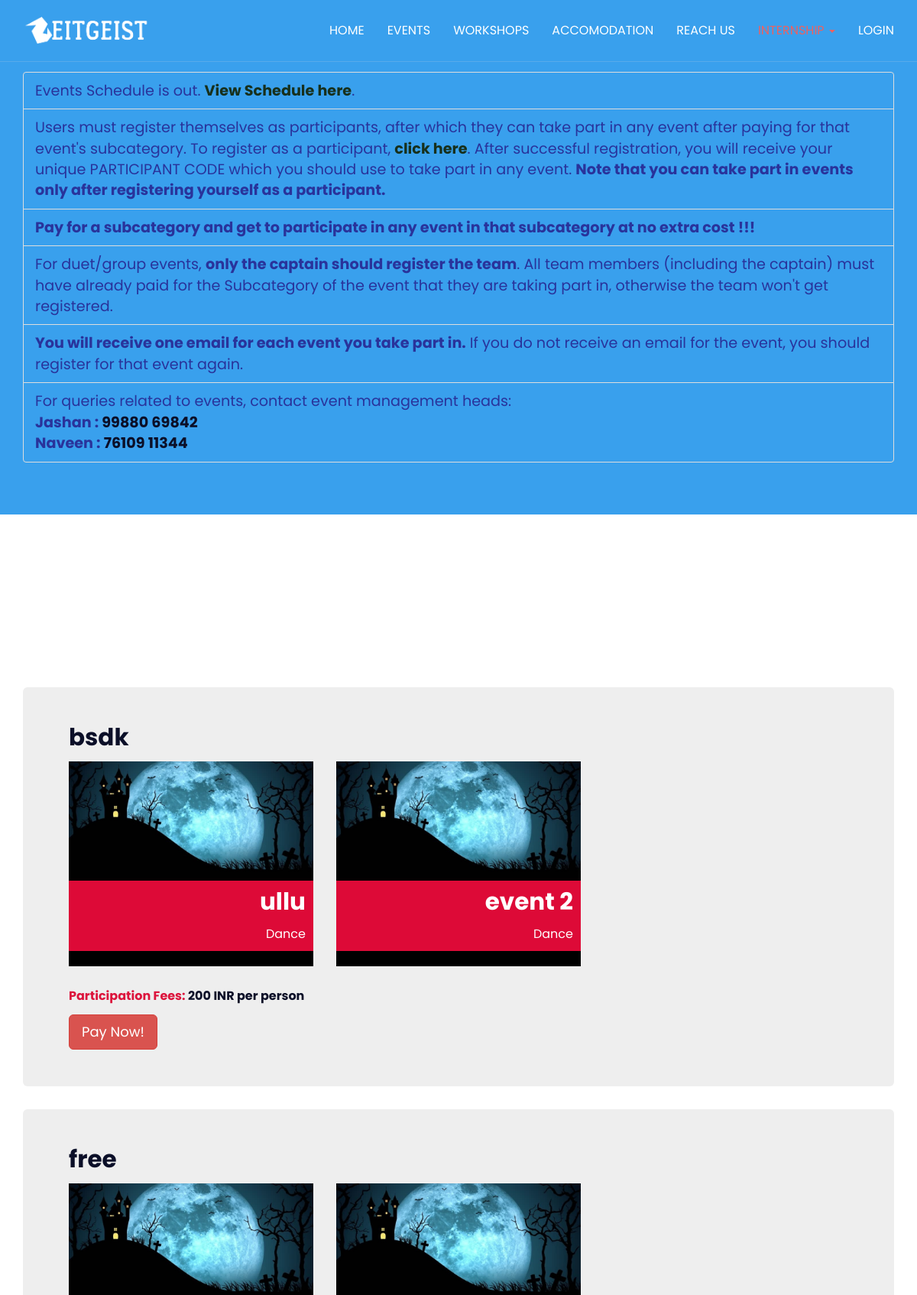
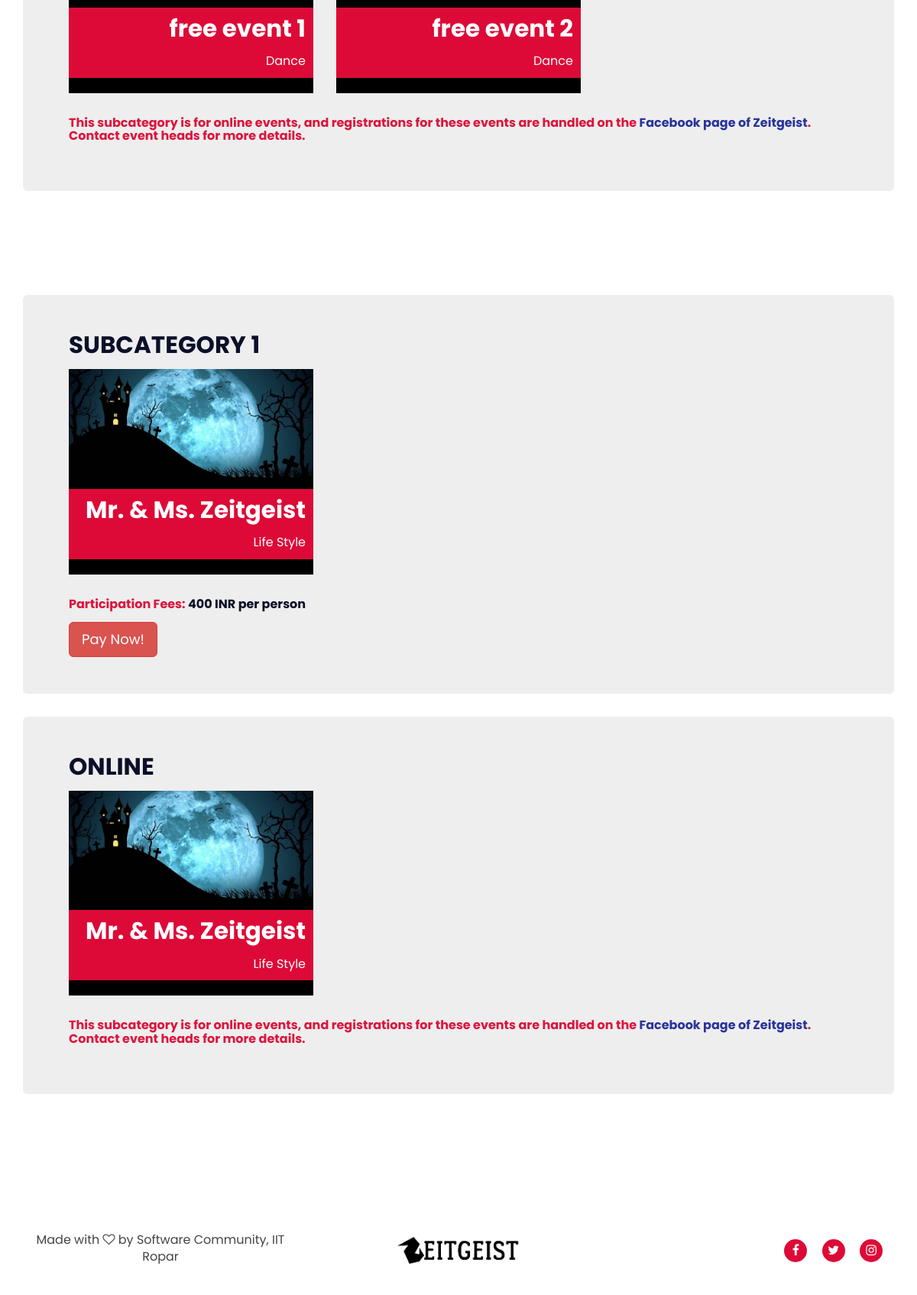
Screenshot of /events/ with the database file from the repository (2 pictures, top to bottom).
### main_page/models.py (models this page shows, shortened)
class Subcategory(models.Model):
    name = models.CharField(max_length=40, null=False, blank=False)
    category = models.ForeignKey(Category, on_delete=models.CASCADE, blank=False, null=False)
    participation_fees_per_person = models.IntegerField(blank=False)
    class Meta:
        verbose_name_plural = 'Subcategories'

class Event(models.Model):
    name = models.CharField(max_length=40, null=False, blank=False)
    subcategory = models.ForeignKey(Subcategory, on_delete=models.CASCADE)
    link_to_rulebook = models.URLField(max_length=300)
    EVENT_TYPE_CHOICES = [
        ('Solo', 'Solo'),
        ('Duet', 'Duet'),
        ('Group', 'Group'),
    ]
    event_type = models.CharField(
        max_length=5,
        choices=EVENT_TYPE_CHOICES,
        null=False,
        blank=False,
    )
    first_cash_prize = models.IntegerField(blank=False)
    second_cash_prize = models.IntegerField(blank=False)
    third_cash_prize = models.IntegerField(blank=False)
    first_goodies = models.IntegerField(blank=False)
    second_goodies = models.IntegerField(blank=False)
    third_goodies = models.IntegerField(blank=False)
    minimum_team_size = models.IntegerField(blank=False)
    maximum_team_size = models.IntegerField(blank=False)
    start_date_time = models.DateTimeField(blank=False)
    end_date_time = models.DateTimeField(blank=False)
    description = models.TextField(blank=False)

class Category(models.Model):
    CATEGORY_CHOICES = [
        ('Dance', 'Dance'),
        ('Dramatics', 'Dramatics'),
        ('Fine Arts', 'Fine Arts'),
        ('Gaming', 'Gaming'),
        ('Life Style', 'Life Style'),
        ('Literary', 'Literary'),
        ('Music', 'Music'),
        ('Photography', 'Photography'),
        ('Quizzing', 'Quizzing'),
        ('Video Making', 'Video Making'),
    ]
    name = models.CharField(
        max_length=20,
        choices=CATEGORY_CHOICES,
        null=False,
        blank=False,
    )
    class Meta:
        verbose_name_plural = 'Categories'

### main_page/views.py (the view)
# urls.py: path('events/', views.main_page_events, name="main_page_events"),
def main_page_events(request):
    events_data = {}
    categories = Category.objects.all()
    for category in categories:
        events_data[category] = {}
        subcategories = category.subcategory_set.all()
        for subcategory in subcategories:
            events_data[category][subcategory] = subcategory.event_set.all()
    return render(request, 'main_page/events.html', {'events_data': events_data})

### main_page/templates/main_page/events.html (shortened to what this page needs)
{% extends "main_page/base.html" %}
{% load static %}
{% block content %}
<div class='jumbotron' style="background-color:#39a0ed; color:#fdef8d ">
	<br><br>
	<div class='container'>
		<ul class='list-group'>
			<li style="background-color:#39a0ed; color:#29339b; font-size: larger " class='list-group-item'>Events
				Schedule is out. <a
					href="https://docs.google.com/spreadsheets/d/1aDIqm1APSnE8J9jjZTHfZdp59CVc1JkLQPYkKTBXAYA/edit#gid=0"
					style="font-weight:bold;color:#17301c">View Schedule here</a>.
			<li style="background-color:#39a0ed; color:#29339b; font-size: larger " class='list-group-item'>Users must
				register themselves as participants, after which they can take part in any event after paying for that
				event's subcategory. To register as a participant, <a href="{% url 'register_as_participant' %}"
					style="font-weight:bold;color:#17301c">click here</a>. After successful registration, you will
				receive your unique PARTICIPANT CODE which you should use to take part in any event. <b>Note that you
					can take part in events only after registering yourself as a participant.</b></li>
			<li style="background-color:#39a0ed; color:#29339b; font-size: larger " class='list-group-item'><b>Pay for a
					subcategory and get to participate in any event in that subcategory at no extra cost !!!</b></li>
			<li style="background-color:#39a0ed; color:#29339b; font-size: larger " class='list-group-item'>For
				duet/group events, <strong>only the captain should register the team</strong>. All team members
				(including the captain) must have already paid for the Subcategory of the event that they are taking
				part in, otherwise the team won't get registered.</li>
			<li style="background-color:#39a0ed; color:#29339b; font-size: larger " class='list-group-item'><strong>You
					will receive one email for each event you take part in.</strong> If you do not receive an email for
				the event, you should register for that event again.</li>
			<li style="background-color:#39a0ed; color:#29339b; font-size: larger " class='list-group-item'>For queries
				related to events, contact event management heads:<br>
				<strong>Jashan : <a href="tel:9988069842">99880 69842</a><br>Naveen : <a href="tel:7610911344">76109
						11344</a></strong></li>
		</ul>
	</div>
</div>
<div id="Events" class="section">
	<div class="container">
		{% for category,subcategories in events_data.items %}
		<div class="section-title">
			<h3 class="title"><span style="color: #dd0a37;">{{ category.name }}</span></h3>
		</div>
		{% for subcategory,events in subcategories.items %}
		<div class="jumbotron">
			<h2 class="title">{{ subcategory.name }}</h2>
			<div class="row">
				{% for event in events %}
				<div class="col-md-4 col-xs-6">
					<div class="member" data-toggle="modal" data-target="#event_id_{{ event.id }}">
						<div class="member-img">
							<img src="{% static 'main_page/img/events_background.png' %}" alt="">
						</div>
						<div class="member-body">
							<div class="member-content">
								<h2>{{ event.name }}</h2>
								<span>{{ category.name }}</span>
							</div>
						</div>
					</div>
				</div>
				{% endfor %}
			</div>
			{% if subcategory.participation_fees_per_person == 0 %}
			<h4 class='title'><span style="color: crimson">This subcategory is for online events, and registrations for
					these events are handled on the <a href="https://www.facebook.com/zeitgeist.iitrpr/"
						style="color:#29339b">Facebook page of Zeitgeist</a>. Contact event heads for more
					details.</span></h4>
			{% else %}
			<h4 class='title'><span style="color: crimson">Participation Fees:</span>
				{{ subcategory.participation_fees_per_person }} INR per person</h4>
			<a href="{% url 'pay_for_subcategory' subcategory.id %}" class='btn btn-danger btn-lg'>Pay Now!</a>
			{% endif %}
		</div>
		{% endfor %}
		{% endfor %}
	</div>
</div>
{% endblock content %}

### main_page/templates/main_page/base.html (shortened to what this page needs)
{% load static %}
<!DOCTYPE html>
<html lang="en">
<head>
	<link type="text/css" rel="stylesheet" href="{% static 'main_page/css/bootstrap.min.css' %}" />
	<link type="text/css" rel="stylesheet" href="{% static 'main_page/css/owl.carousel.css' %}" />
	<link type="text/css" rel="stylesheet" href="{% static 'main_page/css/owl.theme.default.css' %}" />
	<link rel="stylesheet" href="{% static 'main_page/css/font-awesome.min.css' %}">
	<link type="text/css" rel="stylesheet" href="{% static 'main_page/css/style.css' %}" />
</head>
<body>
	<header id="header" class="transparent-navbar">
		<div class="container">
			<div class="navbar-header">
				<div class="navbar-brand">
					<a class="logo" href="{% url 'main_page_home' %}">
						<img class="logo-alt-img" src="{% static 'main_page/img/logo-alt.png' %}" alt="logo">
					</a>
				</div>
			</div>
			<nav id="nav">
				<ul class="main-nav nav navbar-nav navbar-right">
					<li><a href="{% url 'main_page_home' %}">Home</a></li>
					<li><a href="{% url 'main_page_events' %}">Events</a></li>
					<li><a href="https://www.instamojo.com/whataftercollege/wac-2019-workshop-series-at-iit-ropar-in-ass-89a3f/"
							target="_blank">Workshops</a></li>
					<li><a href="{% url 'accomodation' %}">Accomodation</a></li>
					<li><a href="{% url 'reach_us' %}">Reach Us</a></li>
					<li class="dropdown">
						<a style="color: #ec6161 !important" class="dropdown-toggle" data-toggle="dropdown"
							href="#">Internship
							<span class="caret"></span></a>
					</li>
					{% if request.user.is_authenticated %}
					<li><a href="{% url 'account_logout' %}">Logout</a></li>
					{% else %}
					<li><a href="{% url 'account_login' %}">Login</a></li>
					{% endif %}
				</ul>
			</nav>
		</div>
	</header>
	{% block content %} {% endblock %}
	<footer id="footer">
		<div class="container">
			<div class="row">
				<div class='col-md-4'>
					<p style="text-align: center;">Made with <i class='fa fa-heart-o'></i> by Software Community, IIT
						Ropar</p>
				</div>
				<div class="col-md-4">
					<div class="footer-brand">
						<a class="logo" href="{% url 'main_page_home' %}">
							<img class="logo-img" src="{% static 'main_page/img/logo.png' %}" alt="logo"><br>
						</a>
					</div>
				</div>
				<div class="col-md-4 ">
					<div class="contact-social">
						<a href="https://www.facebook.com/zeitgeist.iitrpr/" target="_blank"><i
								class="fa fa-facebook"></i></a>
						<a href="https://twitter.com/zeitgeist_rpr" target="_blank"><i class="fa fa-twitter"></i></a>
						<a href="https://www.instagram.com/zeitgeist_iitrpr/" target="_blank"><i
								class="fa fa-instagram"></i></a>
					</div>
				</div>
			</div>
		</div>
	</footer>
</body>
</html>

### main_page/static/main_page/css/style.css (style rules this page uses)
body { font-family: 'Poppins', sans-serif; font-size: 16px; color: #444; }
h1, h2, h3, h4, h5, h6 { margin: 0px 0px 15px; color: #0b0f28; font-weight: 700; }
h2 { font-size: 31px; }
h3 { font-size: 22px; }
h4 { font-size: 16px; }
a { color: #0b0f28; -webkit-transition: 0.3s color; transition: 0.3s color; }
ul, ol { margin: 0; padding: 0; list-style: none }
.section { position: relative; padding: 90px 0px; }
.section-title { text-align: center; margin-bottom: 60px; }
.section-title .title { position: relative; text-transform: capitalize; font-weight: 900; font-size: 42px; overflow: hidden; }
.navbar-brand { padding: 0; margin: 15px 0px; }
.navbar-brand .logo { display: inline-block; }
.navbar-brand .logo>img { max-height: 50px; }
#header { position: relative; background-color: #FFF; border-bottom: 1px solid #0000001a; z-index: 80; -webkit-transition: 0.3s all; transition: 0.3s all; }
#header.transparent-navbar { position: absolute; left: 0; right: 0; top: 0; background-color: transparent; border-bottom: 1px solid #DADADA30; }
.main-nav li a { position: relative; padding: 30px 15px; color: #0b0f28; text-transform: uppercase; -webkit-transition: 0.3s all; transition: 0.3s all; }
#header.transparent-navbar .main-nav li a { color: #FFF; }
.member { position: relative; cursor: pointer; margin-bottom: 30px; }
.member:after { content: ""; position: absolute; left: 0; top: 0; bottom: 0; right: 0; background-color: #000; opacity: 0; -webkit-transition: 0.3s all; transition: 0.3s all; }
.member .member-img>img { width: 100% }
.member .member-body { position: absolute; bottom: 20px; left: 0; right: 0; }
.member .member-content { position: relative; padding: 10px; background: #dd0a37; text-align: right; z-index: 20; }
.member .member-content>h2 { color: #FFF; }
.member .member-content>span { color: #fff; }
#footer { padding: 60px 0px; }
.footer-brand { text-align: center; }
.footer-brand .logo>img { max-height: 50px; }
.contact-social { text-align: right; margin: 10px 0px; }
.contact-social a { display: inline-block; width: 30px; height: 30px; text-align: center; border-radius: 50%; background: #dd0a37; color: #fff; line-height: 30px; margin-right: 15px; -webkit-transition: 0.3s all; transition: 0.3s all; }

### rows the page displays
Category: name "Dance"
Subcategory: name "bsdk", participation_fees_per_person "200"
Event: name "ullu"
Event: name "event 2"
Subcategory: name "free", shows "This subcategory is for online events, and registrations for these events are handled on the", participation_fees_per_person "Facebook page of Zeitgeist"
Event: name "free event 1"
Event: name "free event 2"
Category: name "Life Style"
Subcategory: name "SUBCATEGORY 1", participation_fees_per_person "400"
Event: name "Mr. & Ms. Zeitgeist"
Subcategory: name "ONLINE", shows "This subcategory is for online events, and registrations for these events are handled on the", participation_fees_per_person "Facebook page of Zeitgeist"
Event: name "Mr. & Ms. Zeitgeist"
